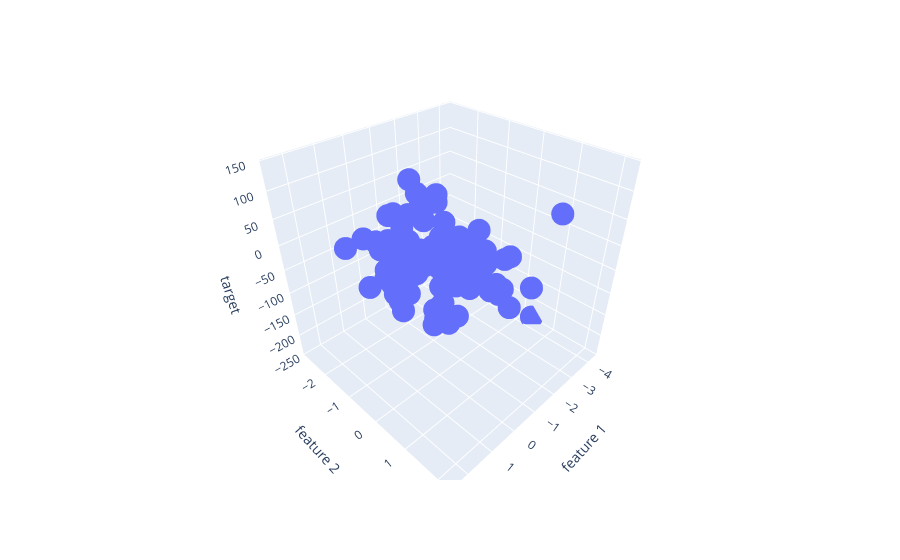

The cell this chart's notebook holds for it:
### Code cell
fig = px.scatter_3d(df,x = "feature 1",y = "feature 2",z = "target")
fig.show()
